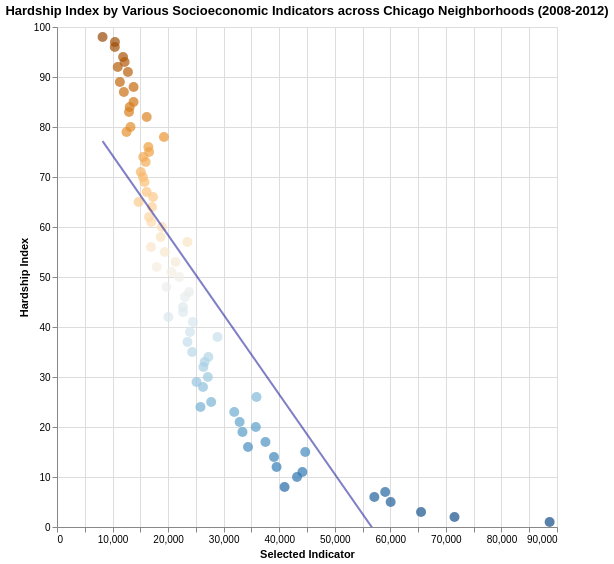

Notebook code cell kept with this figure:
### Code cell
options=['Percent of Housing Crowded',
        'Percent of Households Below Poverty',
        'Percent of Population Aged 16+ Unemployed',
        'Percent of Population 25+ Without a High School Diploma',
        'Percent of Population Below 18 or Over 64',
        'Per Capita Income']

dropdown = alt.binding_select(options=options, name='Indicator Selection: ')

selection = alt.selection_point(fields=['Indicator'], 
                                bind=dropdown,
                                value=[{'Indicator': 'Per Capita Income'}])

#x = alt.condition(selection,
#                  alt.X('Indicator:N', axis = alt.Axis(title = 'Indicator:N')),
#                  alt.X('Per Capita Income:N', axis = alt.Axis(title = 'Per Capita Income')))

scatterplot = alt.Chart(df).mark_circle(size = 100).encode(
    x = alt.X('Value:Q', axis = alt.Axis(title = 'Selected Indicator'), scale=alt.Scale(zero=False)),
    y = alt.Y('Calculated Hardship Index:Q', axis = alt.Axis(title = 'Hardship Index'), scale=alt.Scale(domain=[0,100])),
    color = alt.Color('Calculated Hardship Index:Q').scale(scheme="blueorange").legend(None),
    tooltip = ['Neighborhood Name:N', 'Calculated Hardship Index:Q']
).transform_fold(options, as_=['Indicator', 'Value']
).transform_filter(selection
).properties(title = 'Hardship Index by Various Socioeconomic Indicators across Chicago Neighborhoods (2008-2012)',
             width = 500,
             height = 500)

trendline = alt.Chart(df).mark_line(color='darkblue', clip=True).encode(
    x=alt.X('Value:Q', scale=alt.Scale(zero=False)),
    y=alt.Y('Calculated Hardship Index:Q', scale=alt.Scale(domain=[0,100])),
    opacity = alt.value(0.5)
).transform_fold(options,
                 as_=['Indicator', 'Value']
).transform_filter(selection
).transform_regression('Value', 'Calculated Hardship Index')

chart = (scatterplot + trendline).add_params(selection)

chart

### Figure 1 — Vega-Lite specification as saved in the notebook (floating-point values rounded to 4 significant figures)
{"config": {"view": {"continuousWidth": 300, "continuousHeight": 300}}, "layer": [{"mark": {"type": "circle", "size": 100}, "encoding": {"color": {"field": "Calculated Hardship Index", "legend": null, "scale": {"scheme": "blueorange"}, "type": "quantitative"}, "tooltip": [{"field": "Neighborhood Name", "type": "nominal"}, {"field": "Calculated Hardship Index", "type": "quantitative"}], "x": {"axis": {"title": "Selected Indicator"}, "field": "Value", "scale": {"zero": false}, "type": "quantitative"}, "y": {"axis": {"title": "Hardship Index"}, "field": "Calculated Hardship Index", "scale": {"domain": [0, 100]}, "type": "quantitative"}}, "name": "view_9461855dce8ade10_0", "title": "Hardship Index by Various Socioeconomic Indicators across Chicago Neighborhoods (2008-2012)", "transform": [{"fold": ["Percent of Housing Crowded", "Percent of Households Below Poverty", "Percent of Population Aged 16+ Unemployed", "Percent of Population 25+ Without a High School Diploma", "Percent of Population Below 18 or Over 64", "Per Capita Income"], "as": ["Indicator", "Value"]}, {"filter": {"param": "param_5ffd12f9b1854f25"}}]}, {"mark": {"type": "line", "clip": true, "color": "darkblue"}, "encoding": {"opacity": {"value": 0.5}, "x": {"field": "Value", "scale": {"zero": false}, "type": "quantitative"}, "y": {"field": "Calculated Hardship Index", "scale": {"domain": [0, 100]}, "type": "quantitative"}}, "transform": [{"fold": ["Percent of Housing Crowded", "Percent of Households Below Poverty", "Percent of Population Aged 16+ Unemployed", "Percent of Population 25+ Without a High School Diploma", "Percent of Population Below 18 or Over 64", "Per Capita Income"], "as": ["Indicator", "Value"]}, {"filter": {"param": "param_5ffd12f9b1854f25"}}, {"on": "Value", "regression": "Calculated Hardship Index"}]}], "data": {"name": "data-273d5b591a7144ec31e33c127b8d269f"}, "height": 500, "params": [{"name": "param_5ffd12f9b1854f25", "select": {"type": "point", "fields": ["Indicator"]}, "bind": {"input": "select", "options": ["Percent of Housing Crowded", "Percent of Households Below Poverty", "Percent of Population Aged 16+ Unemployed", "Percent of Population 25+ Without a High School Diploma", "Percent of Population Below 18 or Over 64", "Per Capita Income"], "name": "Indicator Selection: "}, "value": [{"Indicator": "Per Capita Income"}], "views": ["view_9461855dce8ade10_0"]}], "width": 500, "$schema": "https://vega.github.io/schema/vega-lite/v6.4.1.json", "datasets": {"data-273d5b591a7144ec31e33c127b8d269f": [{"Community Area Number": 1.0, "Neighborhood Name": "Rogers Park", "Percent of Housing Crowded": 7.7, "Percent of Households Below Poverty": 23.6, "Percent of Population Aged 16+ Unemployed": 8.7, "Percent of Population 25+ Without a High School Diploma": 18.2, "Percent of Population Below 18 or Over 64": 27.5, "Per Capita Income": 23939, "Calculated Hardship Index": 39.0}, {"Community Area Number": 2.0, "Neighborhood Name": "West Ridge", "Percent of Housing Crowded": 7.8, "Percent of Households Below Poverty": 17.2, "Percent of Population Aged 16+ Unemployed": 8.8, "Percent of Population 25+ Without a High School Diploma": 20.8, "Percent of Population Below 18 or Over 64": 38.5, "Per Capita Income": 23040, "Calculated Hardship Index": 46.0}, {"Community Area Number": 3.0, "Neighborhood Name": "Uptown", "Percent of Housing Crowded": 3.8, "Percent of Households Below Poverty": 24.0, "Percent of Population Aged 16+ Unemployed": 8.9, "Percent of Population 25+ Without a High School Diploma": 11.8, "Percent of Population Below 18 or Over 64": 22.2, "Per Capita Income": 35787, "Calculated Hardship Index": 20.0}, {"Community Area Number": 4.0, "Neighborhood Name": "Lincoln Square", "Percent of Housing Crowded": 3.4, "Percent of Households Below Poverty": 10.9, "Percent of Population Aged 16+ Unemployed": 8.2, "Percent of Population 25+ Without a High School Diploma": 13.4, "Percent of Population Below 18 or Over 64": 25.5, "Per Capita Income": 37524, "Calculated Hardship Index": 17.0}, {"Community Area Number": 5.0, "Neighborhood Name": "North Center", "Percent of Housing Crowded": 0.3, "Percent of Households Below Poverty": 7.5, "Percent of Population Aged 16+ Unemployed": 5.2, "Percent of Population 25+ Without a High School Diploma": 4.5, "Percent of Population Below 18 or Over 64": 26.2, "Per Capita Income": 57123, "Calculated Hardship Index": 6.0}, {"Community Area Number": 6.0, "Neighborhood Name": "Lake View", "Percent of Housing Crowded": 1.1, "Percent of Households Below Poverty": 11.4, "Percent of Population Aged 16+ Unemployed": 4.7, "Percent of Population 25+ Without a High School Diploma": 2.6, "Percent of Population Below 18 or Over 64": 17.0, "Per Capita Income": 60058, "Calculated Hardship Index": 5.0}, {"Community Area Number": 7.0, "Neighborhood Name": "Lincoln Park", "Percent of Housing Crowded": 0.8, "Percent of Households Below Poverty": 12.3, "Percent of Population Aged 16+ Unemployed": 5.1, "Percent of Population 25+ Without a High School Diploma": 3.6, "Percent of Population Below 18 or Over 64": 21.5, "Per Capita Income": 71551, "Calculated Hardship Index": 2.0}, {"Community Area Number": 8.0, "Neighborhood Name": "Near North Side", "Percent of Housing Crowded": 1.9, "Percent of Households Below Poverty": 12.9, "Percent of Population Aged 16+ Unemployed": 7.0, "Percent of Population 25+ Without a High School Diploma": 2.5, "Percent of Population Below 18 or Over 64": 22.6, "Per Capita Income": 88669, "Calculated Hardship Index": 1.0}, {"Community Area Number": 9.0, "Neighborhood Name": "Edison Park", "Percent of Housing Crowded": 1.1, "Percent of Households Below Poverty": 3.3, "Percent of Population Aged 16+ Unemployed": 6.5, "Percent of Population 25+ Without a High School Diploma": 7.4, "Percent of Population Below 18 or Over 64": 35.3, "Per Capita Income": 40959, "Calculated Hardship Index": 8.0}, {"Community Area Number": 10.0, "Neighborhood Name": "Norwood Park", "Percent of Housing Crowded": 2.0, "Percent of Households Below Poverty": 5.4, "Percent of Population Aged 16+ Unemployed": 9.0, "Percent of Population 25+ Without a High School Diploma": 11.5, "Percent of Population Below 18 or Over 64": 39.5, "Per Capita Income": 32875, "Calculated Hardship Index": 21.0}, {"Community Area Number": 11.0, "Neighborhood Name": "Jefferson Park", "Percent of Housing Crowded": 2.7, "Percent of Households Below Poverty": 8.6, "Percent of Population Aged 16+ Unemployed": 12.4, "Percent of Population 25+ Without a High School Diploma": 13.4, "Percent of Population Below 18 or Over 64": 35.5, "Per Capita Income": 27751, "Calculated Hardship Index": 25.0}, {"Community Area Number": 12.0, "Neighborhood Name": "Forest Glen", "Percent of Housing Crowded": 1.1, "Percent of Households Below Poverty": 7.5, "Percent of Population Aged 16+ Unemployed": 6.8, "Percent of Population 25+ Without a High School Diploma": 4.9, "Percent of Population Below 18 or Over 64": 40.5, "Per Capita Income": 44164, "Calculated Hardship Index": 11.0}, {"Community Area Number": 13.0, "Neighborhood Name": "North Park", "Percent of Housing Crowded": 3.9, "Percent of Households Below Poverty": 13.2, "Percent of Population Aged 16+ Unemployed": 9.9, "Percent of Population 25+ Without a High School Diploma": 14.4, "Percent of Population Below 18 or Over 64": 39.0, "Per Capita Income": 26576, "Calculated Hardship Index": 33.0}, {"Community Area Number": 14.0, "Neighborhood Name": "Albany Park", "Percent of Housing Crowded": 11.3, "Percent of Households Below Poverty": 19.2, "Percent of Population Aged 16+ Unemployed": 10.0, "Percent of Population 25+ Without a High School Diploma": 32.9, "Percent of Population Below 18 or Over 64": 32.0, "Per Capita Income": 21323, "Calculated Hardship Index": 53.0}, {"Community Area Number": 15.0, "Neighborhood Name": "Portage Park", "Percent of Housing Crowded": 4.1, "Percent of Households Below Poverty": 11.6, "Percent of Population Aged 16+ Unemployed": 12.6, "Percent of Population 25+ Without a High School Diploma": 19.3, "Percent of Population Below 18 or Over 64": 34.0, "Per Capita Income": 24336, "Calculated Hardship Index": 35.0}, {"Community Area Number": 16.0, "Neighborhood Name": "Irving Park", "Percent of Housing Crowded": 6.3, "Percent of Households Below Poverty": 13.1, "Percent of Population Aged 16+ Unemployed": 10.0, "Percent of Population 25+ Without a High School Diploma": 22.4, "Percent of Population Below 18 or Over 64": 31.6, "Per Capita Income": 27249, "Calculated Hardship Index": 34.0}, {"Community Area Number": 17.0, "Neighborhood Name": "Dunning", "Percent of Housing Crowded": 5.2, "Percent of Households Below Poverty": 10.6, "Percent of Population Aged 16+ Unemployed": 10.0, "Percent of Population 25+ Without a High School Diploma": 16.2, "Percent of Population Below 18 or Over 64": 33.6, "Per Capita Income": 26282, "Calculated Hardship Index": 28.0}, {"Community Area Number": 18.0, "Neighborhood Name": "Montclaire", "Percent of Housing Crowded": 8.1, "Percent of Households Below Poverty": 15.3, "Percent of Population Aged 16+ Unemployed": 13.8, "Percent of Population 25+ Without a High School Diploma": 23.5, "Percent of Population Below 18 or Over 64": 38.6, "Per Capita Income": 22014, "Calculated Hardship Index": 50.0}, {"Community Area Number": 19.0, "Neighborhood Name": "Belmont Cragin", "Percent of Housing Crowded": 10.8, "Percent of Households Below Poverty": 18.7, "Percent of Population Aged 16+ Unemployed": 14.6, "Percent of Population 25+ Without a High School Diploma": 37.3, "Percent of Population Below 18 or Over 64": 37.3, "Per Capita Income": 15461, "Calculated Hardship Index": 70.0}, {"Community Area Number": 20.0, "Neighborhood Name": "Hermosa", "Percent of Housing Crowded": 6.9, "Percent of Households Below Poverty": 20.5, "Percent of Population Aged 16+ Unemployed": 13.1, "Percent of Population 25+ Without a High School Diploma": 41.6, "Percent of Population Below 18 or Over 64": 36.4, "Per Capita Income": 15089, "Calculated Hardship Index": 71.0}, {"Community Area Number": 21.0, "Neighborhood Name": "Avondale", "Percent of Housing Crowded": 6.0, "Percent of Households Below Poverty": 15.3, "Percent of Population Aged 16+ Unemployed": 9.2, "Percent of Population 25+ Without a High School Diploma": 24.7, "Percent of Population Below 18 or Over 64": 31.0, "Per Capita Income": 20039, "Calculated Hardship Index": 42.0}, {"Community Area Number": 22.0, "Neighborhood Name": "Logan Square", "Percent of Housing Crowded": 3.2, "Percent of Households Below Poverty": 16.8, "Percent of Population Aged 16+ Unemployed": 8.2, "Percent of Population 25+ Without a High School Diploma": 14.8, "Percent of Population Below 18 or Over 64": 26.2, "Per Capita Income": 31908, "Calculated Hardship Index": 23.0}, {"Community Area Number": 23.0, "Neighborhood Name": "Humboldt park", "Percent of Housing Crowded": 14.8, "Percent of Households Below Poverty": 33.9, "Percent of Population Aged 16+ Unemployed": 17.3, "Percent of Population 25+ Without a High School Diploma": 35.4, "Percent of Population Below 18 or Over 64": 38.0, "Per Capita Income": 13781, "Calculated Hardship Index": 85.0}, {"Community Area Number": 24.0, "Neighborhood Name": "West Town", "Percent of Housing Crowded": 2.3, "Percent of Households Below Poverty": 14.7, "Percent of Population Aged 16+ Unemployed": 6.6, "Percent of Population 25+ Without a High School Diploma": 12.9, "Percent of Population Below 18 or Over 64": 21.7, "Per Capita Income": 43198, "Calculated Hardship Index": 10.0}, {"Community Area Number": 25.0, "Neighborhood Name": "Austin", "Percent of Housing Crowded": 6.3, "Percent of Households Below Poverty": 28.6, "Percent of Population Aged 16+ Unemployed": 22.6, "Percent of Population 25+ Without a High School Diploma": 24.4, "Percent of Population Below 18 or Over 64": 37.9, "Per Capita Income": 15957, "Calculated Hardship Index": 73.0}, {"Community Area Number": 26.0, "Neighborhood Name": "West Garfield Park", "Percent of Housing Crowded": 9.4, "Percent of Households Below Poverty": 41.7, "Percent of Population Aged 16+ Unemployed": 25.8, "Percent of Population 25+ Without a High School Diploma": 24.5, "Percent of Population Below 18 or Over 64": 43.6, "Per Capita Income": 10934, "Calculated Hardship Index": 92.0}, {"Community Area Number": 27.0, "Neighborhood Name": "East Garfield Park", "Percent of Housing Crowded": 8.2, "Percent of Households Below Poverty": 42.4, "Percent of Population Aged 16+ Unemployed": 19.6, "Percent of Population 25+ Without a High School Diploma": 21.3, "Percent of Population Below 18 or Over 64": 43.2, "Per Capita Income": 12961, "Calculated Hardship Index": 83.0}, {"Community Area Number": 28.0, "Neighborhood Name": "Near West Side", "Percent of Housing Crowded": 3.8, "Percent of Households Below Poverty": 20.6, "Percent of Population Aged 16+ Unemployed": 10.7, "Percent of Population 25+ Without a High School Diploma": 9.6, "Percent of Population Below 18 or Over 64": 22.2, "Per Capita Income": 44689, "Calculated Hardship Index": 15.0}, {"Community Area Number": 29.0, "Neighborhood Name": "North Lawndale", "Percent of Housing Crowded": 7.4, "Percent of Households Below Poverty": 43.1, "Percent of Population Aged 16+ Unemployed": 21.2, "Percent of Population 25+ Without a High School Diploma": 27.6, "Percent of Population Below 18 or Over 64": 42.7, "Per Capita Income": 12034, "Calculated Hardship Index": 87.0}, {"Community Area Number": 30.0, "Neighborhood Name": "South Lawndale", "Percent of Housing Crowded": 15.2, "Percent of Households Below Poverty": 30.7, "Percent of Population Aged 16+ Unemployed": 15.8, "Percent of Population 25+ Without a High School Diploma": 54.8, "Percent of Population Below 18 or Over 64": 33.8, "Per Capita Income": 10402, "Calculated Hardship Index": 96.0}, {"Community Area Number": 31.0, "Neighborhood Name": "Lower West Side", "Percent of Housing Crowded": 9.6, "Percent of Households Below Poverty": 25.8, "Percent of Population Aged 16+ Unemployed": 15.8, "Percent of Population 25+ Without a High School Diploma": 40.7, "Percent of Population Below 18 or Over 64": 32.6, "Per Capita Income": 16444, "Calculated Hardship Index": 76.0}, {"Community Area Number": 32.0, "Neighborhood Name": "Loop", "Percent of Housing Crowded": 1.5, "Percent of Households Below Poverty": 14.7, "Percent of Population Aged 16+ Unemployed": 5.7, "Percent of Population 25+ Without a High School Diploma": 3.1, "Percent of Population Below 18 or Over 64": 13.5, "Per Capita Income": 65526, "Calculated Hardship Index": 3.0}, {"Community Area Number": 33.0, "Neighborhood Name": "Near South Side", "Percent of Housing Crowded": 1.3, "Percent of Households Below Poverty": 13.8, "Percent of Population Aged 16+ Unemployed": 4.9, "Percent of Population 25+ Without a High School Diploma": 7.4, "Percent of Population Below 18 or Over 64": 21.8, "Per Capita Income": 59077, "Calculated Hardship Index": 7.0}, {"Community Area Number": 34.0, "Neighborhood Name": "Armour Square", "Percent of Housing Crowded": 5.7, "Percent of Households Below Poverty": 40.1, "Percent of Population Aged 16+ Unemployed": 16.7, "Percent of Population 25+ Without a High School Diploma": 34.5, "Percent of Population Below 18 or Over 64": 38.3, "Per Capita Income": 16148, "Calculated Hardship Index": 82.0}, {"Community Area Number": 35.0, "Neighborhood Name": "Douglas", "Percent of Housing Crowded": 1.8, "Percent of Households Below Poverty": 29.6, "Percent of Population Aged 16+ Unemployed": 18.2, "Percent of Population 25+ Without a High School Diploma": 14.3, "Percent of Population Below 18 or Over 64": 30.7, "Per Capita Income": 23791, "Calculated Hardship Index": 47.0}, {"Community Area Number": 36.0, "Neighborhood Name": "Oakland", "Percent of Housing Crowded": 1.3, "Percent of Households Below Poverty": 39.7, "Percent of Population Aged 16+ Unemployed": 28.7, "Percent of Population 25+ Without a High School Diploma": 18.4, "Percent of Population Below 18 or Over 64": 40.4, "Per Capita Income": 19252, "Calculated Hardship Index": 78.0}, {"Community Area Number": 37.0, "Neighborhood Name": "Fuller Park", "Percent of Housing Crowded": 3.2, "Percent of Households Below Poverty": 51.2, "Percent of Population Aged 16+ Unemployed": 33.9, "Percent of Population 25+ Without a High School Diploma": 26.6, "Percent of Population Below 18 or Over 64": 44.9, "Per Capita Income": 10432, "Calculated Hardship Index": 97.0}, {"Community Area Number": 38.0, "Neighborhood Name": "Grand Boulevard", "Percent of Housing Crowded": 3.3, "Percent of Households Below Poverty": 29.3, "Percent of Population Aged 16+ Unemployed": 24.3, "Percent of Population 25+ Without a High School Diploma": 15.9, "Percent of Population Below 18 or Over 64": 39.5, "Per Capita Income": 23472, "Calculated Hardship Index": 57.0}, {"Community Area Number": 39.0, "Neighborhood Name": "Kenwood", "Percent of Housing Crowded": 2.4, "Percent of Households Below Poverty": 21.7, "Percent of Population Aged 16+ Unemployed": 15.7, "Percent of Population 25+ Without a High School Diploma": 11.3, "Percent of Population Below 18 or Over 64": 35.4, "Per Capita Income": 35911, "Calculated Hardship Index": 26.0}, {"Community Area Number": 40.0, "Neighborhood Name": "Washington Park", "Percent of Housing Crowded": 5.6, "Percent of Households Below Poverty": 42.1, "Percent of Population Aged 16+ Unemployed": 28.6, "Percent of Population 25+ Without a High School Diploma": 25.4, "Percent of Population Below 18 or Over 64": 42.8, "Per Capita Income": 13785, "Calculated Hardship Index": 88.0}, {"Community Area Number": 41.0, "Neighborhood Name": "Hyde Park", "Percent of Housing Crowded": 1.5, "Percent of Households Below Poverty": 18.4, "Percent of Population Aged 16+ Unemployed": 8.4, "Percent of Population 25+ Without a High School Diploma": 4.3, "Percent of Population Below 18 or Over 64": 26.2, "Per Capita Income": 39056, "Calculated Hardship Index": 14.0}, {"Community Area Number": 42.0, "Neighborhood Name": "Woodlawn", "Percent of Housing Crowded": 2.9, "Percent of Households Below Poverty": 30.7, "Percent of Population Aged 16+ Unemployed": 23.4, "Percent of Population 25+ Without a High School Diploma": 16.5, "Percent of Population Below 18 or Over 64": 36.1, "Per Capita Income": 18672, "Calculated Hardship Index": 58.0}, {"Community Area Number": 43.0, "Neighborhood Name": "South Shore", "Percent of Housing Crowded": 2.8, "Percent of Households Below Poverty": 31.1, "Percent of Population Aged 16+ Unemployed": 20.0, "Percent of Population 25+ Without a High School Diploma": 14.0, "Percent of Population Below 18 or Over 64": 35.7, "Per Capita Income": 19398, "Calculated Hardship Index": 55.0}, {"Community Area Number": 44.0, "Neighborhood Name": "Chatham", "Percent of Housing Crowded": 3.3, "Percent of Households Below Poverty": 27.8, "Percent of Population Aged 16+ Unemployed": 24.0, "Percent of Population 25+ Without a High School Diploma": 14.5, "Percent of Population Below 18 or Over 64": 40.3, "Per Capita Income": 18881, "Calculated Hardship Index": 60.0}, {"Community Area Number": 45.0, "Neighborhood Name": "Avalon Park", "Percent of Housing Crowded": 1.4, "Percent of Households Below Poverty": 17.2, "Percent of Population Aged 16+ Unemployed": 21.1, "Percent of Population 25+ Without a High School Diploma": 10.6, "Percent of Population Below 18 or Over 64": 39.3, "Per Capita Income": 24454, "Calculated Hardship Index": 41.0}, {"Community Area Number": 46.0, "Neighborhood Name": "South Chicago", "Percent of Housing Crowded": 4.7, "Percent of Households Below Poverty": 29.8, "Percent of Population Aged 16+ Unemployed": 19.7, "Percent of Population 25+ Without a High School Diploma": 26.6, "Percent of Population Below 18 or Over 64": 41.1, "Per Capita Income": 16579, "Calculated Hardship Index": 75.0}, {"Community Area Number": 47.0, "Neighborhood Name": "Burnside", "Percent of Housing Crowded": 6.8, "Percent of Households Below Poverty": 33.0, "Percent of Population Aged 16+ Unemployed": 18.6, "Percent of Population 25+ Without a High School Diploma": 19.3, "Percent of Population Below 18 or Over 64": 42.7, "Per Capita Income": 12515, "Calculated Hardship Index": 79.0}, {"Community Area Number": 48.0, "Neighborhood Name": "Calumet Heights", "Percent of Housing Crowded": 2.1, "Percent of Households Below Poverty": 11.5, "Percent of Population Aged 16+ Unemployed": 20.0, "Percent of Population 25+ Without a High School Diploma": 11.0, "Percent of Population Below 18 or Over 64": 44.0, "Per Capita Income": 28887, "Calculated Hardship Index": 38.0}, {"Community Area Number": 49.0, "Neighborhood Name": "Roseland", "Percent of Housing Crowded": 2.5, "Percent of Households Below Poverty": 19.8, "Percent of Population Aged 16+ Unemployed": 20.3, "Percent of Population 25+ Without a High School Diploma": 16.9, "Percent of Population Below 18 or Over 64": 41.2, "Per Capita Income": 17949, "Calculated Hardship Index": 52.0}, {"Community Area Number": 50.0, "Neighborhood Name": "Pullman", "Percent of Housing Crowded": 1.5, "Percent of Households Below Poverty": 21.6, "Percent of Population Aged 16+ Unemployed": 22.8, "Percent of Population 25+ Without a High School Diploma": 13.1, "Percent of Population Below 18 or Over 64": 38.6, "Per Capita Income": 20588, "Calculated Hardship Index": 51.0}, {"Community Area Number": 51.0, "Neighborhood Name": "South Deering", "Percent of Housing Crowded": 4.0, "Percent of Households Below Poverty": 29.2, "Percent of Population Aged 16+ Unemployed": 16.3, "Percent of Population 25+ Without a High School Diploma": 21.0, "Percent of Population Below 18 or Over 64": 39.5, "Per Capita Income": 14685, "Calculated Hardship Index": 65.0}, {"Community Area Number": 52.0, "Neighborhood Name": "East Side", "Percent of Housing Crowded": 6.8, "Percent of Households Below Poverty": 19.2, "Percent of Population Aged 16+ Unemployed": 12.1, "Percent of Population 25+ Without a High School Diploma": 31.9, "Percent of Population Below 18 or Over 64": 42.8, "Per Capita Income": 17104, "Calculated Hardship Index": 64.0}, {"Community Area Number": 53.0, "Neighborhood Name": "West Pullman", "Percent of Housing Crowded": 3.3, "Percent of Households Below Poverty": 25.9, "Percent of Population Aged 16+ Unemployed": 19.4, "Percent of Population 25+ Without a High School Diploma": 20.5, "Percent of Population Below 18 or Over 64": 42.1, "Per Capita Income": 16563, "Calculated Hardship Index": 62.0}, {"Community Area Number": 54.0, "Neighborhood Name": "Riverdale", "Percent of Housing Crowded": 5.8, "Percent of Households Below Poverty": 56.5, "Percent of Population Aged 16+ Unemployed": 34.6, "Percent of Population 25+ Without a High School Diploma": 27.5, "Percent of Population Below 18 or Over 64": 51.5, "Per Capita Income": 8201, "Calculated Hardship Index": 98.0}, {"Community Area Number": 55.0, "Neighborhood Name": "Hegewisch", "Percent of Housing Crowded": 3.3, "Percent of Households Below Poverty": 17.1, "Percent of Population Aged 16+ Unemployed": 9.6, "Percent of Population 25+ Without a High School Diploma": 19.2, "Percent of Population Below 18 or Over 64": 42.9, "Per Capita Income": 22677, "Calculated Hardship Index": 44.0}, {"Community Area Number": 56.0, "Neighborhood Name": "Garfield Ridge", "Percent of Housing Crowded": 2.6, "Percent of Households Below Poverty": 8.8, "Percent of Population Aged 16+ Unemployed": 11.3, "Percent of Population 25+ Without a High School Diploma": 19.3, "Percent of Population Below 18 or Over 64": 38.1, "Per Capita Income": 26353, "Calculated Hardship Index": 32.0}, {"Community Area Number": 57.0, "Neighborhood Name": "Archer Heights", "Percent of Housing Crowded": 8.5, "Percent of Households Below Poverty": 14.1, "Percent of Population Aged 16+ Unemployed": 16.5, "Percent of Population 25+ Without a High School Diploma": 35.9, "Percent of Population Below 18 or Over 64": 39.2, "Per Capita Income": 16134, "Calculated Hardship Index": 67.0}, {"Community Area Number": 58.0, "Neighborhood Name": "Brighton Park", "Percent of Housing Crowded": 14.4, "Percent of Households Below Poverty": 23.6, "Percent of Population Aged 16+ Unemployed": 13.9, "Percent of Population 25+ Without a High School Diploma": 45.1, "Percent of Population Below 18 or Over 64": 39.3, "Per Capita Income": 13089, "Calculated Hardship Index": 84.0}, {"Community Area Number": 59.0, "Neighborhood Name": "McKinley Park", "Percent of Housing Crowded": 7.2, "Percent of Households Below Poverty": 18.7, "Percent of Population Aged 16+ Unemployed": 13.4, "Percent of Population 25+ Without a High School Diploma": 32.9, "Percent of Population Below 18 or Over 64": 35.6, "Per Capita Income": 16954, "Calculated Hardship Index": 61.0}, {"Community Area Number": 60.0, "Neighborhood Name": "Bridgeport", "Percent of Housing Crowded": 4.5, "Percent of Households Below Poverty": 18.9, "Percent of Population Aged 16+ Unemployed": 13.7, "Percent of Population 25+ Without a High School Diploma": 22.2, "Percent of Population Below 18 or Over 64": 31.3, "Per Capita Income": 22694, "Calculated Hardship Index": 43.0}, {"Community Area Number": 61.0, "Neighborhood Name": "New City", "Percent of Housing Crowded": 11.9, "Percent of Households Below Poverty": 29.0, "Percent of Population Aged 16+ Unemployed": 23.0, "Percent of Population 25+ Without a High School Diploma": 41.5, "Percent of Population Below 18 or Over 64": 38.9, "Per Capita Income": 12765, "Calculated Hardship Index": 91.0}, {"Community Area Number": 62.0, "Neighborhood Name": "West Elsdon", "Percent of Housing Crowded": 11.1, "Percent of Households Below Poverty": 15.6, "Percent of Population Aged 16+ Unemployed": 16.7, "Percent of Population 25+ Without a High School Diploma": 37.0, "Percent of Population Below 18 or Over 64": 37.7, "Per Capita Income": 15754, "Calculated Hardship Index": 69.0}, {"Community Area Number": 63.0, "Neighborhood Name": "Gage Park", "Percent of Housing Crowded": 15.8, "Percent of Households Below Poverty": 23.4, "Percent of Population Aged 16+ Unemployed": 18.2, "Percent of Population 25+ Without a High School Diploma": 51.5, "Percent of Population Below 18 or Over 64": 38.8, "Per Capita Income": 12171, "Calculated Hardship Index": 93.0}, {"Community Area Number": 64.0, "Neighborhood Name": "Clearing", "Percent of Housing Crowded": 2.7, "Percent of Households Below Poverty": 8.9, "Percent of Population Aged 16+ Unemployed": 9.5, "Percent of Population 25+ Without a High School Diploma": 18.8, "Percent of Population Below 18 or Over 64": 37.6, "Per Capita Income": 25113, "Calculated Hardship Index": 29.0}, {"Community Area Number": 65.0, "Neighborhood Name": "West Lawn", "Percent of Housing Crowded": 5.8, "Percent of Households Below Poverty": 14.9, "Percent of Population Aged 16+ Unemployed": 9.6, "Percent of Population 25+ Without a High School Diploma": 33.6, "Percent of Population Below 18 or Over 64": 39.6, "Per Capita Income": 16907, "Calculated Hardship Index": 56.0}, {"Community Area Number": 66.0, "Neighborhood Name": "Chicago Lawn", "Percent of Housing Crowded": 7.6, "Percent of Households Below Poverty": 27.9, "Percent of Population Aged 16+ Unemployed": 17.1, "Percent of Population 25+ Without a High School Diploma": 31.2, "Percent of Population Below 18 or Over 64": 40.6, "Per Capita Income": 13231, "Calculated Hardship Index": 80.0}, {"Community Area Number": 67.0, "Neighborhood Name": "West Englewood", "Percent of Housing Crowded": 4.8, "Percent of Households Below Poverty": 34.4, "Percent of Population Aged 16+ Unemployed": 35.9, "Percent of Population 25+ Without a High School Diploma": 26.3, "Percent of Population Below 18 or Over 64": 40.7, "Per Capita Income": 11317, "Calculated Hardship Index": 89.0}, {"Community Area Number": 68.0, "Neighborhood Name": "Englewood", "Percent of Housing Crowded": 3.8, "Percent of Households Below Poverty": 46.6, "Percent of Population Aged 16+ Unemployed": 28.0, "Percent of Population 25+ Without a High School Diploma": 28.5, "Percent of Population Below 18 or Over 64": 42.5, "Per Capita Income": 11888, "Calculated Hardship Index": 94.0}, {"Community Area Number": 69.0, "Neighborhood Name": "Greater Grand Crossing", "Percent of Housing Crowded": 3.6, "Percent of Households Below Poverty": 29.6, "Percent of Population Aged 16+ Unemployed": 23.0, "Percent of Population 25+ Without a High School Diploma": 16.5, "Percent of Population Below 18 or Over 64": 41.0, "Per Capita Income": 17285, "Calculated Hardship Index": 66.0}, {"Community Area Number": 70.0, "Neighborhood Name": "Ashburn", "Percent of Housing Crowded": 4.0, "Percent of Households Below Poverty": 10.4, "Percent of Population Aged 16+ Unemployed": 11.7, "Percent of Population 25+ Without a High School Diploma": 17.7, "Percent of Population Below 18 or Over 64": 36.9, "Per Capita Income": 23482, "Calculated Hardship Index": 37.0}, {"Community Area Number": 71.0, "Neighborhood Name": "Auburn Gresham", "Percent of Housing Crowded": 4.0, "Percent of Households Below Poverty": 27.6, "Percent of Population Aged 16+ Unemployed": 28.3, "Percent of Population 25+ Without a High School Diploma": 18.5, "Percent of Population Below 18 or Over 64": 41.9, "Per Capita Income": 15528, "Calculated Hardship Index": 74.0}, {"Community Area Number": 72.0, "Neighborhood Name": "Beverly", "Percent of Housing Crowded": 0.9, "Percent of Households Below Poverty": 5.1, "Percent of Population Aged 16+ Unemployed": 8.0, "Percent of Population 25+ Without a High School Diploma": 3.7, "Percent of Population Below 18 or Over 64": 40.5, "Per Capita Income": 39523, "Calculated Hardship Index": 12.0}, {"Community Area Number": 73.0, "Neighborhood Name": "Washington Height", "Percent of Housing Crowded": 1.1, "Percent of Households Below Poverty": 16.9, "Percent of Population Aged 16+ Unemployed": 20.8, "Percent of Population 25+ Without a High School Diploma": 13.7, "Percent of Population Below 18 or Over 64": 42.6, "Per Capita Income": 19713, "Calculated Hardship Index": 48.0}, {"Community Area Number": 74.0, "Neighborhood Name": "Mount Greenwood", "Percent of Housing Crowded": 1.0, "Percent of Households Below Poverty": 3.4, "Percent of Population Aged 16+ Unemployed": 8.7, "Percent of Population 25+ Without a High School Diploma": 4.3, "Percent of Population Below 18 or Over 64": 36.8, "Per Capita Income": 34381, "Calculated Hardship Index": 16.0}, {"Community Area Number": 75.0, "Neighborhood Name": "Morgan Park", "Percent of Housing Crowded": 0.8, "Percent of Households Below Poverty": 13.2, "Percent of Population Aged 16+ Unemployed": 15.0, "Percent of Population 25+ Without a High School Diploma": 10.8, "Percent of Population Below 18 or Over 64": 40.3, "Per Capita Income": 27149, "Calculated Hardship Index": 30.0}, {"Community Area Number": 76.0, "Neighborhood Name": "O'Hare", "Percent of Housing Crowded": 3.6, "Percent of Households Below Poverty": 15.4, "Percent of Population Aged 16+ Unemployed": 7.1, "Percent of Population 25+ Without a High School Diploma": 10.9, "Percent of Population Below 18 or Over 64": 30.3, "Per Capita Income": 25828, "Calculated Hardship Index": 24.0}, {"Community Area Number": 77.0, "Neighborhood Name": "Edgewater", "Percent of Housing Crowded": 4.1, "Percent of Households Below Poverty": 18.2, "Percent of Population Aged 16+ Unemployed": 9.2, "Percent of Population 25+ Without a High School Diploma": 9.7, "Percent of Population Below 18 or Over 64": 23.8, "Per Capita Income": 33385, "Calculated Hardship Index": 19.0}, {"Community Area Number": null, "Neighborhood Name": "CHICAGO", "Percent of Housing Crowded": 4.7, "Percent of Households Below Poverty": 19.7, "Percent of Population Aged 16+ Unemployed": 12.9, "Percent of Population 25+ Without a High School Diploma": 19.5, "Percent of Population Below 18 or Over 64": 33.5, "Per Capita Income": 28202, "Calculated Hardship Index": null}]}}
